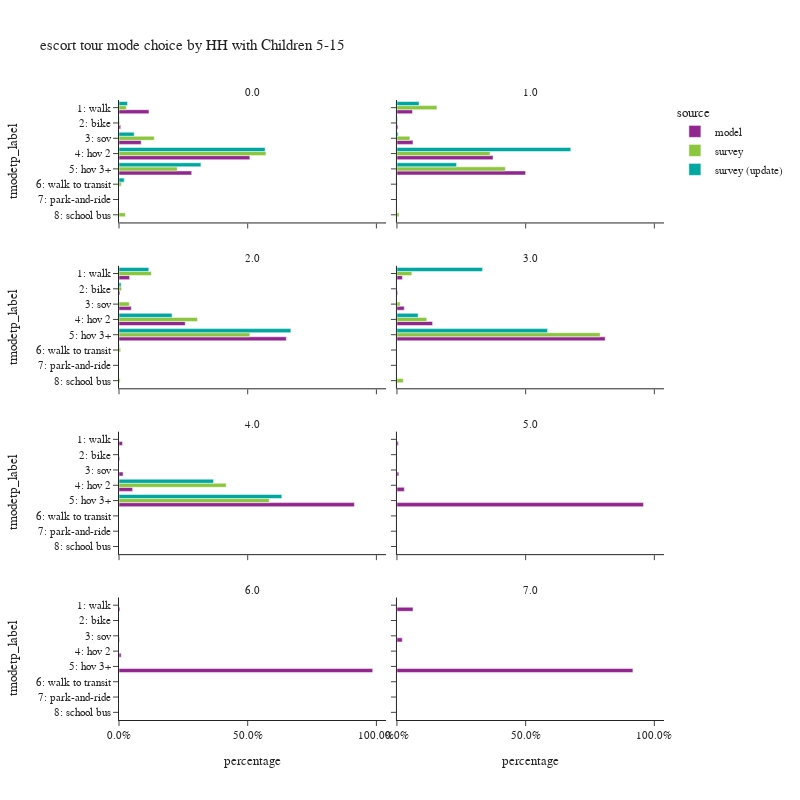

The notebook cell saved with this chart:
### Code cell
plot_mode_choice(es_tour,
                 "hh515",
                 {
                  "tmodetp_label":["1: walk","2: bike","3: sov","4: hov 2","5: hov 3+","6: walk to transit",
                                   "7: park-and-ride","8: school bus","9: other–survey only"]},
                 "HH with Children 5-15",2,800)

### Figure 1 — Plotly figure (JSON) as saved in the notebook; plotly's stock layout.template omitted (floating-point values rounded to 4 significant figures)
{"data": [{"alignmentgroup": "True", "customdata": [[37772], [2147], [28002], [165020], [91748]], "hovertemplate": "source=model<br>hh515=0.0<br>percentage=%{x}<br>tmodetp_label=%{y}<br>sample count=%{customdata[0]}<extra></extra>", "legendgroup": "model", "marker": {"color": "#91268F", "pattern": {"shape": ""}}, "name": "model", "offsetgroup": "model", "orientation": "h", "showlegend": true, "textposition": "auto", "type": "bar", "x": [0.1163, 0.006612, 0.08624, 0.5082, 0.2826], "xaxis": "x7", "y": ["1: walk", "2: bike", "3: sov", "4: hov 2", "5: hov 3+"], "yaxis": "y7"}, {"alignmentgroup": "True", "customdata": [[11950], [854], [12329], [73851], [98872]], "hovertemplate": "source=model<br>hh515=1.0<br>percentage=%{x}<br>tmodetp_label=%{y}<br>sample count=%{customdata[0]}<extra></extra>", "legendgroup": "model", "marker": {"color": "#91268F", "pattern": {"shape": ""}}, "name": "model", "offsetgroup": "model", "orientation": "h", "showlegend": false, "textposition": "auto", "type": "bar", "x": [0.0604, 0.004316, 0.06231, 0.3733, 0.4997], "xaxis": "x8", "y": ["1: walk", "2: bike", "3: sov", "4: hov 2", "5: hov 3+"], "yaxis": "y8"}, {"alignmentgroup": "True", "customdata": [[4901], [483], [5694], [30666], [77494]], "hovertemplate": "source=model<br>hh515=2.0<br>percentage=%{x}<br>tmodetp_label=%{y}<br>sample count=%{customdata[0]}<extra></extra>", "legendgroup": "model", "marker": {"color": "#91268F", "pattern": {"shape": ""}}, "name": "model", "offsetgroup": "model", "orientation": "h", "showlegend": false, "textposition": "auto", "type": "bar", "x": [0.0411, 0.004051, 0.04775, 0.2572, 0.6499], "xaxis": "x5", "y": ["1: walk", "2: bike", "3: sov", "4: hov 2", "5: hov 3+"], "yaxis": "y5"}, {"alignmentgroup": "True", "customdata": [[678], [96], [908], [4421], [25855]], "hovertemplate": "source=model<br>hh515=3.0<br>percentage=%{x}<br>tmodetp_label=%{y}<br>sample count=%{customdata[0]}<extra></extra>", "legendgroup": "model", "marker": {"color": "#91268F", "pattern": {"shape": ""}}, "name": "model", "offsetgroup": "model", "orientation": "h", "showlegend": false, "textposition": "auto", "type": "bar", "x": [0.02122, 0.003004, 0.02841, 0.1383, 0.809], "xaxis": "x6", "y": ["1: walk", "2: bike", "3: sov", "4: hov 2", "5: hov 3+"], "yaxis": "y6"}, {"alignmentgroup": "True", "customdata": [[136], [29], [160], [529], [9151]], "hovertemplate": "source=model<br>hh515=4.0<br>percentage=%{x}<br>tmodetp_label=%{y}<br>sample count=%{customdata[0]}<extra></extra>", "legendgroup": "model", "marker": {"color": "#91268F", "pattern": {"shape": ""}}, "name": "model", "offsetgroup": "model", "orientation": "h", "showlegend": false, "textposition": "auto", "type": "bar", "x": [0.01359, 0.002899, 0.01599, 0.05287, 0.9146], "xaxis": "x3", "y": ["1: walk", "2: bike", "3: sov", "4: hov 2", "5: hov 3+"], "yaxis": "y3"}, {"alignmentgroup": "True", "customdata": [[16], [2], [21], [84], [2798]], "hovertemplate": "source=model<br>hh515=5.0<br>percentage=%{x}<br>tmodetp_label=%{y}<br>sample count=%{customdata[0]}<extra></extra>", "legendgroup": "model", "marker": {"color": "#91268F", "pattern": {"shape": ""}}, "name": "model", "offsetgroup": "model", "orientation": "h", "showlegend": false, "textposition": "auto", "type": "bar", "x": [0.005478, 0.0006847, 0.007189, 0.02876, 0.9579], "xaxis": "x4", "y": ["1: walk", "2: bike", "3: sov", "4: hov 2", "5: hov 3+"], "yaxis": "y4"}, {"alignmentgroup": "True", "customdata": [[9], [5], [20], [2329]], "hovertemplate": "source=model<br>hh515=6.0<br>percentage=%{x}<br>tmodetp_label=%{y}<br>sample count=%{customdata[0]}<extra></extra>", "legendgroup": "model", "marker": {"color": "#91268F", "pattern": {"shape": ""}}, "name": "model", "offsetgroup": "model", "orientation": "h", "showlegend": false, "textposition": "auto", "type": "bar", "x": [0.003809, 0.002116, 0.008464, 0.9856], "xaxis": "x", "y": ["1: walk", "3: sov", "4: hov 2", "5: hov 3+"], "yaxis": "y"}, {"alignmentgroup": "True", "customdata": [[3], [1], [44]], "hovertemplate": "source=model<br>hh515=7.0<br>percentage=%{x}<br>tmodetp_label=%{y}<br>sample count=%{customdata[0]}<extra></extra>", "legendgroup": "model", "marker": {"color": "#91268F", "pattern": {"shape": ""}}, "name": "model", "offsetgroup": "model", "orientation": "h", "showlegend": false, "textposition": "auto", "type": "bar", "x": [0.0625, 0.02083, 0.9167], "xaxis": "x2", "y": ["1: walk", "3: sov", "5: hov 3+"], "yaxis": "y2"}, {"alignmentgroup": "True", "customdata": [[23], [9], [37], [172], [63], [8], [1]], "hovertemplate": "source=survey<br>hh515=0.0<br>percentage=%{x}<br>tmodetp_label=%{y}<br>sample count=%{customdata[0]}<extra></extra>", "legendgroup": "survey", "marker": {"color": "#8CC63E", "pattern": {"shape": ""}}, "name": "survey", "offsetgroup": "survey", "orientation": "h", "showlegend": true, "textposition": "auto", "type": "bar", "x": [0.02845, 0.003444, 0.137, 0.5709, 0.2265, 0.009005, 0.02477], "xaxis": "x7", "y": ["1: walk", "2: bike", "3: sov", "4: hov 2", "5: hov 3+", "6: walk to transit", "8: school bus"], "yaxis": "y7"}, {"alignmentgroup": "True", "customdata": [[33], [4], [8], [77], [64], [2], [1]], "hovertemplate": "source=survey<br>hh515=1.0<br>percentage=%{x}<br>tmodetp_label=%{y}<br>sample count=%{customdata[0]}<extra></extra>", "legendgroup": "survey", "marker": {"color": "#8CC63E", "pattern": {"shape": ""}}, "name": "survey", "offsetgroup": "survey", "orientation": "h", "showlegend": false, "textposition": "auto", "type": "bar", "x": [0.1552, 0.001829, 0.05035, 0.3618, 0.4211, 0.001547, 0.008171], "xaxis": "x8", "y": ["1: walk", "2: bike", "3: sov", "4: hov 2", "5: hov 3+", "6: walk to transit", "8: school bus"], "yaxis": "y8"}, {"alignmentgroup": "True", "customdata": [[28], [1], [4], [51], [102], [3], [3]], "hovertemplate": "source=survey<br>hh515=2.0<br>percentage=%{x}<br>tmodetp_label=%{y}<br>sample count=%{customdata[0]}<extra></extra>", "legendgroup": "survey", "marker": {"color": "#8CC63E", "pattern": {"shape": ""}}, "name": "survey", "offsetgroup": "survey", "orientation": "h", "showlegend": false, "textposition": "auto", "type": "bar", "x": [0.1259, 0.009819, 0.04005, 0.3049, 0.5085, 0.006488, 0.004352], "xaxis": "x5", "y": ["1: walk", "2: bike", "3: sov", "4: hov 2", "5: hov 3+", "6: walk to transit", "8: school bus"], "yaxis": "y5"}, {"alignmentgroup": "True", "customdata": [[3], [1], [6], [27], [1]], "hovertemplate": "source=survey<br>hh515=3.0<br>percentage=%{x}<br>tmodetp_label=%{y}<br>sample count=%{customdata[0]}<extra></extra>", "legendgroup": "survey", "marker": {"color": "#8CC63E", "pattern": {"shape": ""}}, "name": "survey", "offsetgroup": "survey", "orientation": "h", "showlegend": false, "textposition": "auto", "type": "bar", "x": [0.05779, 0.01251, 0.1156, 0.7895, 0.02459], "xaxis": "x6", "y": ["1: walk", "3: sov", "4: hov 2", "5: hov 3+", "8: school bus"], "yaxis": "y6"}, {"alignmentgroup": "True", "customdata": [[4], [10]], "hovertemplate": "source=survey<br>hh515=4.0<br>percentage=%{x}<br>tmodetp_label=%{y}<br>sample count=%{customdata[0]}<extra></extra>", "legendgroup": "survey", "marker": {"color": "#8CC63E", "pattern": {"shape": ""}}, "name": "survey", "offsetgroup": "survey", "orientation": "h", "showlegend": false, "textposition": "auto", "type": "bar", "x": [0.4163, 0.5837], "xaxis": "x3", "y": ["4: hov 2", "5: hov 3+"], "yaxis": "y3"}, {"alignmentgroup": "True", "customdata": [[19], [6], [27], [163], [59], [6]], "hovertemplate": "source=survey (update)<br>hh515=0.0<br>percentage=%{x}<br>tmodetp_label=%{y}<br>sample count=%{customdata[0]}<extra></extra>", "legendgroup": "survey (update)", "marker": {"color": "#00A7A0", "pattern": {"shape": ""}}, "name": "survey (update)", "offsetgroup": "survey (update)", "orientation": "h", "showlegend": true, "textposition": "auto", "type": "bar", "x": [0.03323, 0.00129, 0.05902, 0.5677, 0.3183, 0.02044], "xaxis": "x7", "y": ["1: walk", "2: bike", "3: sov", "4: hov 2", "5: hov 3+", "6: walk to transit"], "yaxis": "y7"}, {"alignmentgroup": "True", "customdata": [[33], [3], [2], [75], [48], [1]], "hovertemplate": "source=survey (update)<br>hh515=1.0<br>percentage=%{x}<br>tmodetp_label=%{y}<br>sample count=%{customdata[0]}<extra></extra>", "legendgroup": "survey (update)", "marker": {"color": "#00A7A0", "pattern": {"shape": ""}}, "name": "survey (update)", "offsetgroup": "survey (update)", "orientation": "h", "showlegend": false, "textposition": "auto", "type": "bar", "x": [0.08589, 0.002055, 0.004699, 0.6754, 0.2316, 0.0003107], "xaxis": "x8", "y": ["1: walk", "2: bike", "3: sov", "4: hov 2", "5: hov 3+", "6: walk to transit"], "yaxis": "y8"}, {"alignmentgroup": "True", "customdata": [[25], [2], [45], [95], [3]], "hovertemplate": "source=survey (update)<br>hh515=2.0<br>percentage=%{x}<br>tmodetp_label=%{y}<br>sample count=%{customdata[0]}<extra></extra>", "legendgroup": "survey (update)", "marker": {"color": "#00A7A0", "pattern": {"shape": ""}}, "name": "survey (update)", "offsetgroup": "survey (update)", "orientation": "h", "showlegend": false, "textposition": "auto", "type": "bar", "x": [0.1159, 0.008285, 0.2061, 0.6677, 0.001999], "xaxis": "x5", "y": ["1: walk", "2: bike", "4: hov 2", "5: hov 3+", "6: walk to transit"], "yaxis": "y5"}, {"alignmentgroup": "True", "customdata": [[3], [5], [17]], "hovertemplate": "source=survey (update)<br>hh515=3.0<br>percentage=%{x}<br>tmodetp_label=%{y}<br>sample count=%{customdata[0]}<extra></extra>", "legendgroup": "survey (update)", "marker": {"color": "#00A7A0", "pattern": {"shape": ""}}, "name": "survey (update)", "offsetgroup": "survey (update)", "orientation": "h", "showlegend": false, "textposition": "auto", "type": "bar", "x": [0.3327, 0.08214, 0.5852], "xaxis": "x6", "y": ["1: walk", "4: hov 2", "5: hov 3+"], "yaxis": "y6"}, {"alignmentgroup": "True", "customdata": [[4], [10]], "hovertemplate": "source=survey (update)<br>hh515=4.0<br>percentage=%{x}<br>tmodetp_label=%{y}<br>sample count=%{customdata[0]}<extra></extra>", "legendgroup": "survey (update)", "marker": {"color": "#00A7A0", "pattern": {"shape": ""}}, "name": "survey (update)", "offsetgroup": "survey (update)", "orientation": "h", "showlegend": false, "textposition": "auto", "type": "bar", "x": [0.3674, 0.6326], "xaxis": "x3", "y": ["4: hov 2", "5: hov 3+"], "yaxis": "y3"}], "layout": {"annotations": [{"font": {}, "showarrow": false, "text": "6.0", "x": 0.245, "xanchor": "center", "xref": "paper", "y": 0.1975, "yanchor": "bottom", "yref": "paper"}, {"font": {}, "showarrow": false, "text": "7.0", "x": 0.755, "xanchor": "center", "xref": "paper", "y": 0.1975, "yanchor": "bottom", "yref": "paper"}, {"font": {}, "showarrow": false, "text": "4.0", "x": 0.245, "xanchor": "center", "xref": "paper", "y": 0.465, "yanchor": "bottom", "yref": "paper"}, {"font": {}, "showarrow": false, "text": "5.0", "x": 0.755, "xanchor": "center", "xref": "paper", "y": 0.465, "yanchor": "bottom", "yref": "paper"}, {"font": {}, "showarrow": false, "text": "2.0", "x": 0.245, "xanchor": "center", "xref": "paper", "y": 0.7325, "yanchor": "bottom", "yref": "paper"}, {"font": {}, "showarrow": false, "text": "3.0", "x": 0.755, "xanchor": "center", "xref": "paper", "y": 0.7325, "yanchor": "bottom", "yref": "paper"}, {"font": {}, "showarrow": false, "text": "0.0", "x": 0.245, "xanchor": "center", "xref": "paper", "y": 1.0, "yanchor": "bottom", "yref": "paper"}, {"font": {}, "showarrow": false, "text": "1.0", "x": 0.755, "xanchor": "center", "xref": "paper", "y": 1.0, "yanchor": "bottom", "yref": "paper"}], "barmode": "group", "height": 800, "legend": {"title": {"text": "source"}, "tracegroupgap": 0}, "title": {"text": "escort tour mode choice by HH with Children 5-15"}, "width": 800, "xaxis": {"anchor": "y", "domain": [0.0, 0.49], "tickformat": ".1%", "title": {"text": "percentage"}}, "xaxis2": {"anchor": "y2", "domain": [0.51, 1.0], "matches": "x", "tickformat": ".1%", "title": {"text": "percentage"}}, "xaxis3": {"anchor": "y3", "domain": [0.0, 0.49], "matches": "x", "showticklabels": false, "tickformat": ".1%"}, "xaxis4": {"anchor": "y4", "domain": [0.51, 1.0], "matches": "x", "showticklabels": false, "tickformat": ".1%"}, "xaxis5": {"anchor": "y5", "domain": [0.0, 0.49], "matches": "x", "showticklabels": false, "tickformat": ".1%"}, "xaxis6": {"anchor": "y6", "domain": [0.51, 1.0], "matches": "x", "showticklabels": false, "tickformat": ".1%"}, "xaxis7": {"anchor": "y7", "domain": [0.0, 0.49], "matches": "x", "showticklabels": false, "tickformat": ".1%"}, "xaxis8": {"anchor": "y8", "domain": [0.51, 1.0], "matches": "x", "showticklabels": false, "tickformat": ".1%"}, "yaxis": {"anchor": "x", "categoryarray": ["9: other–survey only", "8: school bus", "7: park-and-ride", "6: walk to transit", "5: hov 3+", "4: hov 2", "3: sov", "2: bike", "1: walk"], "categoryorder": "array", "domain": [0.0, 0.1975], "title": {"text": "tmodetp_label"}}, "yaxis2": {"anchor": "x2", "domain": [0.0, 0.1975], "matches": "y", "showticklabels": false}, "yaxis3": {"anchor": "x3", "categoryarray": ["9: other–survey only", "8: school bus", "7: park-and-ride", "6: walk to transit", "5: hov 3+", "4: hov 2", "3: sov", "2: bike", "1: walk"], "categoryorder": "array", "domain": [0.2675, 0.465], "matches": "y", "title": {"text": "tmodetp_label"}}, "yaxis4": {"anchor": "x4", "domain": [0.2675, 0.465], "matches": "y", "showticklabels": false}, "yaxis5": {"anchor": "x5", "categoryarray": ["9: other–survey only", "8: school bus", "7: park-and-ride", "6: walk to transit", "5: hov 3+", "4: hov 2", "3: sov", "2: bike", "1: walk"], "categoryorder": "array", "domain": [0.535, 0.7325], "matches": "y", "title": {"text": "tmodetp_label"}}, "yaxis6": {"anchor": "x6", "domain": [0.535, 0.7325], "matches": "y", "showticklabels": false}, "yaxis7": {"anchor": "x7", "categoryarray": ["9: other–survey only", "8: school bus", "7: park-and-ride", "6: walk to transit", "5: hov 3+", "4: hov 2", "3: sov", "2: bike", "1: walk"], "categoryorder": "array", "domain": [0.8025, 1.0], "matches": "y", "title": {"text": "tmodetp_label"}}, "yaxis8": {"anchor": "x8", "domain": [0.8025, 1.0], "matches": "y", "showticklabels": false}}}
